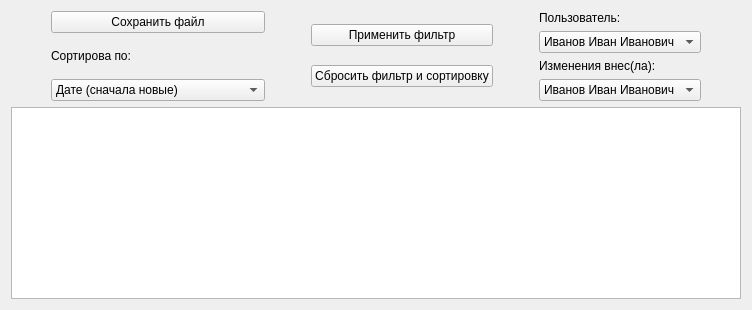
                <widget class="QWidget" name="tab_21">
                 <attribute name="title">
                  <string>История нарядов пользователей</string>
                 </attribute>
                 <layout class="QGridLayout" name="gridLayout_38">
                  <item row="0" column="0">
                   <layout class="QGridLayout" name="gridLayout_37">
                    <item row="0" column="0">
                     <layout class="QHBoxLayout" name="horizontalLayout_42">
                      <item>
                       <spacer name="horizontalSpacer_75">
                        <property name="orientation">
                         <enum>Qt::Orientation::Vertical</enum>
                        </property>
                        <property name="sizeType">
                         <enum>QSizePolicy::Policy::Fixed</enum>
                        </property>
                        <property name="sizeHint" stdset="0">
                         <size>
                          <width>40</width>
                          <height>20</height>
                         </size>
                        </property>
                       </spacer>
                      </item>
                      <item>
                       <layout class="QVBoxLayout" name="verticalLayout_50">
                        <item>
                         <widget class="QPushButton" name="pushButton_dutyUsersFile_2">
                          <property name="text">
                           <string>Сохранить файл</string>
                          </property>
                         </widget>
                        </item>
                        <item>
                         <widget class="QLabel" name="label_118">
                          <property name="text">
                           <string>Сортирова по:</string>
                          </property>
                         </widget>
                        </item>
                        <item>
                         <widget class="QComboBox" name="select_dutyUsersFilterDate_3">
                          <item>
                           <property name="text">
                            <string>Дате (сначала новые)</string>
                           </property>
                          </item>
                          <item>
                           <property name="text">
                            <string>Дате (сначала старые)</string>
                           </property>
                          </item>
                          <item>
                           <property name="text">
                            <string>Дате выгрузки (сначала старые) </string>
                           </property>
                          </item>
                          <item>
                           <property name="text">
                            <string>Дате выгрузки (сначала новые)</string>
                           </property>
                          </item>
                         </widget>
                        </item>
                       </layout>
                      </item>
                      <item>
                       <spacer name="horizontalSpacer_15">
                        <property name="orientation">
                         <enum>Qt::Orientation::Vertical</enum>
                        </property>
                        <property name="sizeType">
                         <enum>QSizePolicy::Policy::Fixed</enum>
                        </property>
                        <property name="sizeHint" stdset="0">
                         <size>
                          <width>40</width>
                          <height>20</height>
                         </size>
                        </property>
                       </spacer>
                      </item>
                      <item>
                       <layout class="QVBoxLayout" name="verticalLayout_51">
                        <item>
                         <widget class="QPushButton" name="btn_dutyUsersFilterGo">
                          <property name="text">
                           <string>Применить фильтр</string>
                          </property>
                         </widget>
                        </item>
                        <item>
                         <widget class="QPushButton" name="btn_dutyUsersFilterStop">
                          <property name="text">
                           <string>Сбросить фильтр и сортировку</string>
                          </property>
                         </widget>
                        </item>
                       </layout>
                      </item>
                      <item>
                       <spacer name="horizontalSpacer_42">
                        <property name="orientation">
                         <enum>Qt::Orientation::Vertical</enum>
                        </property>
                        <property name="sizeType">
                         <enum>QSizePolicy::Policy::Fixed</enum>
                        </property>
                        <property name="sizeHint" stdset="0">
                         <size>
                          <width>40</width>
                          <height>20</height>
                         </size>
                        </property>
                       </spacer>
                      </item>
                      <item>
                       <layout class="QVBoxLayout" name="verticalLayout_52">
                        <item>
                         <widget class="QLabel" name="label_127">
                          <property name="text">
                           <string>Пользователь:</string>
                          </property>
                         </widget>
                        </item>
                        <item>
                         <widget class="QComboBox" name="select_dutyUsersFilterFIO_2">
                          <item>
                           <property name="text">
                            <string>Иванов Иван Иванович</string>
                           </property>
                          </item>
                          <item>
                           <property name="text">
                            <string>Петров Пётр Петрович</string>
                           </property>
                          </item>
                         </widget>
                        </item>
                        <item>
                         <widget class="QLabel" name="label_128">
                          <property name="text">
                           <string>Изменения внес(ла):</string>
                          </property>
                         </widget>
                        </item>
                        <item>
                         <widget class="QComboBox" name="select_dutyUsersFilterFIO_3">
                          <item>
                           <property name="text">
                            <string>Иванов Иван Иванович</string>
                           </property>
                          </item>
                          <item>
                           <property name="text">
                            <string>Петров Пётр Петрович</string>
                           </property>
                          </item>
                         </widget>
                        </item>
                       </layout>
                      </item>
                      <item>
                       <spacer name="horizontalSpacer_80">
                        <property name="orientation">
                         <enum>Qt::Orientation::Vertical</enum>
                        </property>
                        <property name="sizeType">
                         <enum>QSizePolicy::Policy::Fixed</enum>
                        </property>
                        <property name="sizeHint" stdset="0">
                         <size>
                          <width>40</width>
                          <height>20</height>
                         </size>
                        </property>
                       </spacer>
                      </item>
                     </layout>
                    </item>
                    <item row="1" column="0">
                     <widget class="QTableWidget" name="tableWidget_historyDuty_2">
                      <attribute name="verticalHeaderVisible">
                       <bool>false</bool>
                      </attribute>
                     </widget>
                    </item>
                   </layout>
                  </item>
                 </layout>
                </widget>
